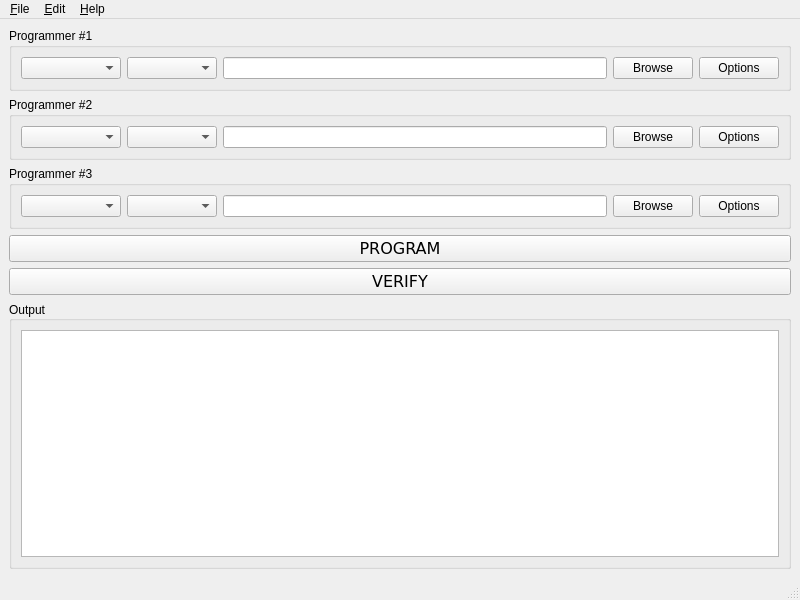
<?xml version="1.0" encoding="UTF-8"?>
<ui version="4.0">
 <class>MainWindow</class>
 <widget class="QMainWindow" name="MainWindow">
  <property name="geometry">
   <rect>
    <x>0</x>
    <y>0</y>
    <width>800</width>
    <height>600</height>
   </rect>
  </property>
  <property name="windowTitle">
   <string>Wunder-Bar Atmel Multi-Programmer</string>
  </property>
  <widget class="QWidget" name="centralwidget">
   <layout class="QVBoxLayout" name="verticalLayout">
    <item>
     <widget class="QGroupBox" name="programmer1">
      <property name="title">
       <string>Programmer #1</string>
      </property>
      <layout class="QHBoxLayout" name="horizontalLayout_8">
       <item>
        <widget class="QComboBox" name="id_1">
         <property name="minimumSize">
          <size>
           <width>100</width>
           <height>0</height>
          </size>
         </property>
         <property name="toolTip">
          <string>Serial # of AtmelICE Programmer</string>
         </property>
        </widget>
       </item>
       <item>
        <widget class="QComboBox" name="device_1">
         <property name="minimumSize">
          <size>
           <width>90</width>
           <height>0</height>
          </size>
         </property>
         <property name="toolTip">
          <string>Device ID for Programmer</string>
         </property>
        </widget>
       </item>
       <item>
        <widget class="QLineEdit" name="fw_1"/>
       </item>
       <item>
        <widget class="QPushButton" name="browse_1">
         <property name="text">
          <string>Browse</string>
         </property>
        </widget>
       </item>
       <item>
        <widget class="QPushButton" name="options_1">
         <property name="text">
          <string>Options</string>
         </property>
        </widget>
       </item>
      </layout>
     </widget>
    </item>
    <item>
     <widget class="QGroupBox" name="programmer2">
      <property name="enabled">
       <bool>true</bool>
      </property>
      <property name="title">
       <string>Programmer #2</string>
      </property>
      <layout class="QHBoxLayout" name="horizontalLayout_9">
       <item>
        <widget class="QComboBox" name="id_2">
         <property name="minimumSize">
          <size>
           <width>100</width>
           <height>0</height>
          </size>
         </property>
         <property name="toolTip">
          <string>Serial # of AtmelICE Programmer</string>
         </property>
        </widget>
       </item>
       <item>
        <widget class="QComboBox" name="device_2">
         <property name="minimumSize">
          <size>
           <width>90</width>
           <height>0</height>
          </size>
         </property>
         <property name="toolTip">
          <string>Device ID for Programmer</string>
         </property>
        </widget>
       </item>
       <item>
        <widget class="QLineEdit" name="fw_2"/>
       </item>
       <item>
        <widget class="QPushButton" name="browse_2">
         <property name="text">
          <string>Browse</string>
         </property>
        </widget>
       </item>
       <item>
        <widget class="QPushButton" name="options_2">
         <property name="text">
          <string>Options</string>
         </property>
        </widget>
       </item>
      </layout>
     </widget>
    </item>
    <item>
     <widget class="QGroupBox" name="programmer3">
      <property name="title">
       <string>Programmer #3</string>
      </property>
      <layout class="QHBoxLayout" name="horizontalLayout_10">
       <item>
        <widget class="QComboBox" name="id_3">
         <property name="minimumSize">
          <size>
           <width>100</width>
           <height>0</height>
          </size>
         </property>
         <property name="toolTip">
          <string>Serial # of AtmelICE Programmer</string>
         </property>
        </widget>
       </item>
       <item>
        <widget class="QComboBox" name="device_3">
         <property name="minimumSize">
          <size>
           <width>90</width>
           <height>0</height>
          </size>
         </property>
         <property name="toolTip">
          <string>Device ID for Programmer</string>
         </property>
        </widget>
       </item>
       <item>
        <widget class="QLineEdit" name="fw_3"/>
       </item>
       <item>
        <widget class="QPushButton" name="browse_3">
         <property name="text">
          <string>Browse</string>
         </property>
        </widget>
       </item>
       <item>
        <widget class="QPushButton" name="options_3">
         <property name="text">
          <string>Options</string>
         </property>
        </widget>
       </item>
      </layout>
     </widget>
    </item>
    <item>
     <widget class="QPushButton" name="programButton">
      <property name="font">
       <font>
        <family>Verdana</family>
        <pointsize>12</pointsize>
       </font>
      </property>
      <property name="text">
       <string>PROGRAM</string>
      </property>
     </widget>
    </item>
    <item>
     <widget class="QPushButton" name="verifyButton">
      <property name="font">
       <font>
        <family>Verdana</family>
        <pointsize>12</pointsize>
       </font>
      </property>
      <property name="text">
       <string>VERIFY</string>
      </property>
     </widget>
    </item>
    <item>
     <widget class="QGroupBox" name="groupBox">
      <property name="sizePolicy">
       <sizepolicy hsizetype="Preferred" vsizetype="Preferred">
        <horstretch>0</horstretch>
        <verstretch>0</verstretch>
       </sizepolicy>
      </property>
      <property name="autoFillBackground">
       <bool>false</bool>
      </property>
      <property name="title">
       <string>Output</string>
      </property>
      <property name="alignment">
       <set>Qt::AlignLeading|Qt::AlignLeft|Qt::AlignVCenter</set>
      </property>
      <layout class="QVBoxLayout" name="verticalLayout_2">
       <item>
        <widget class="QTextEdit" name="console">
         <property name="font">
          <font>
           <family>DejaVu Sans Mono</family>
          </font>
         </property>
         <property name="readOnly">
          <bool>true</bool>
         </property>
        </widget>
       </item>
      </layout>
     </widget>
    </item>
   </layout>
  </widget>
  <widget class="QMenuBar" name="menubar">
   <property name="geometry">
    <rect>
     <x>0</x>
     <y>0</y>
     <width>800</width>
     <height>22</height>
    </rect>
   </property>
   <widget class="QMenu" name="menu_File">
    <property name="title">
     <string>&amp;File</string>
    </property>
    <addaction name="actionRescan_for_programmers"/>
    <addaction name="actionClear_Console"/>
    <addaction name="actionSave_Console_to_file"/>
   </widget>
   <widget class="QMenu" name="menu_Edit">
    <property name="title">
     <string>&amp;Edit</string>
    </property>
   </widget>
   <widget class="QMenu" name="menu_Help">
    <property name="title">
     <string>&amp;Help</string>
    </property>
    <addaction name="actionAbout"/>
   </widget>
   <addaction name="menu_File"/>
   <addaction name="menu_Edit"/>
   <addaction name="menu_Help"/>
  </widget>
  <widget class="QStatusBar" name="statusbar"/>
  <action name="actionRescan_for_programmers">
   <property name="text">
    <string>Rescan for programmers...</string>
   </property>
  </action>
  <action name="actionClear_Console">
   <property name="text">
    <string>Clear Console</string>
   </property>
  </action>
  <action name="actionSave_Console_to_file">
   <property name="text">
    <string>Save Console to file</string>
   </property>
  </action>
  <action name="actionAbout">
   <property name="text">
    <string>About</string>
   </property>
  </action>
 </widget>
 <resources/>
 <connections/>
</ui>
